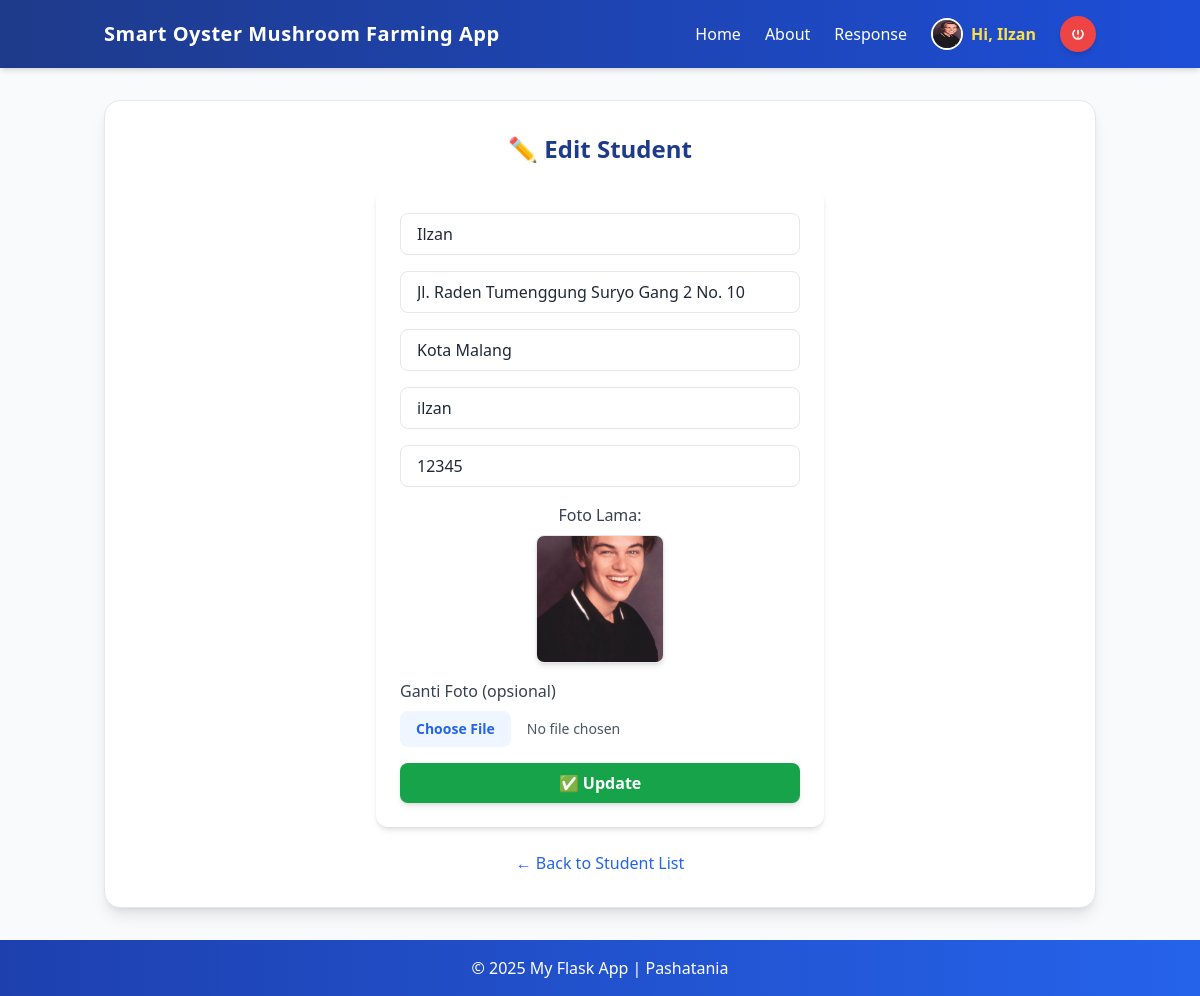
Screenshot of /edit/1 (signed in) with the database file from the repository.
### tables this page shows
CREATE TABLE students (
        id INTEGER PRIMARY KEY AUTOINCREMENT,
        name TEXT,
        address TEXT,
        city TEXT,
        username TEXT,
        pin TEXT,
        photo TEXT
    );

### app.py (the view)
@app.route("/edit/<int:id>")
def edit(id):
    if "user" not in session:
        return redirect(url_for("login"))
    con = sql.connect(DB_PATH)
    con.row_factory = sql.Row
    student = con.execute("SELECT * FROM students WHERE id = ?", (id,)).fetchone()
    con.close()
    return render_template("editsql.html", student=student)

### app.py (called while the page is built)
@app.context_processor
def inject_user():
    user = session.get("user")
    return dict(user=user)

### templates/editsql.html (shortened to what this page needs)
{% extends "base.html" %}
{% block content %}
  <h2 class="text-2xl font-bold text-blue-900 mb-6 text-center">
    ✏️ Edit Student
  </h2>
  <form action="/update/{{ student.id }}" method="post" enctype="multipart/form-data"
        class="space-y-4 max-w-md mx-auto bg-white shadow-md p-6 rounded-xl">
    <input type="text" name="name" value="{{ student.name }}" placeholder="Nama"
           class="w-full px-4 py-2 border rounded-lg focus:ring-2 focus:ring-blue-400 focus:outline-none">
    <input type="text" name="address" value="{{ student.address }}" placeholder="Alamat"
           class="w-full px-4 py-2 border rounded-lg focus:ring-2 focus:ring-blue-400 focus:outline-none">
    <input type="text" name="city" value="{{ student.city }}" placeholder="Kota"
           class="w-full px-4 py-2 border rounded-lg focus:ring-2 focus:ring-blue-400 focus:outline-none">
    <input type="text" name="username" value="{{ student.username }}" placeholder="Kota"
           class="w-full px-4 py-2 border rounded-lg focus:ring-2 focus:ring-blue-400 focus:outline-none">
    <input type="text" name="pin" value="{{ student.pin }}" placeholder="PIN"
           class="w-full px-4 py-2 border rounded-lg focus:ring-2 focus:ring-blue-400 focus:outline-none">
    {% if student.photo %}
      <div class="text-center">
        <p class="text-gray-700 mb-2">Foto Lama:</p>
        <img src="{{ url_for('static', filename='uploads/' ~ student.photo) }}"
             alt="Foto Siswa"
             class="w-32 h-32 object-cover rounded-lg mx-auto border shadow-md">
      </div>
    {% endif %}
    <div>
      <label class="block text-gray-700 mb-2">Ganti Foto (opsional)</label>
      <input type="file" name="photo"
             class="w-full text-sm text-gray-600 file:mr-4 file:py-2 file:px-4
                    file:rounded-lg file:border-0
                    file:text-sm file:font-semibold
                    file:bg-blue-50 file:text-blue-600
                    hover:file:bg-blue-100">
    </div>
    <button type="submit"
            class="w-full bg-green-600 hover:bg-green-700 text-white font-semibold py-2 px-4 rounded-lg shadow-md transition">
      ✅ Update
    </button>
  </form>
  <div class="text-center mt-6">
    <a href="/list" class="text-blue-600 hover:text-blue-800 font-medium transition">
      ← Back to Student List
    </a>
  </div>
{% endblock %}

### rows the page displays
students: name "Ilzan", address "Jl. Raden Tumenggung Suryo Gang 2 No. 10", city "Kota Malang", username "ilzan", pin "12345", photo (picture)

### other values shown
{{ user.name }} "Ilzan"
